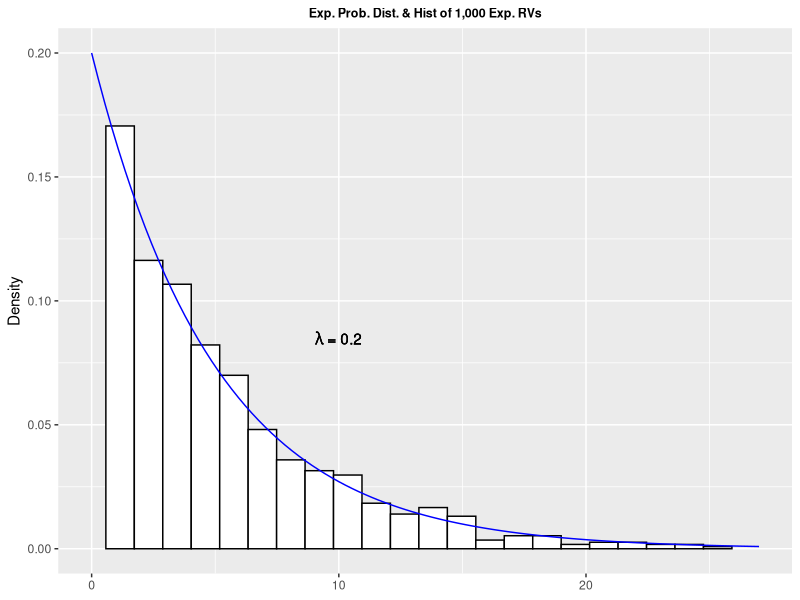
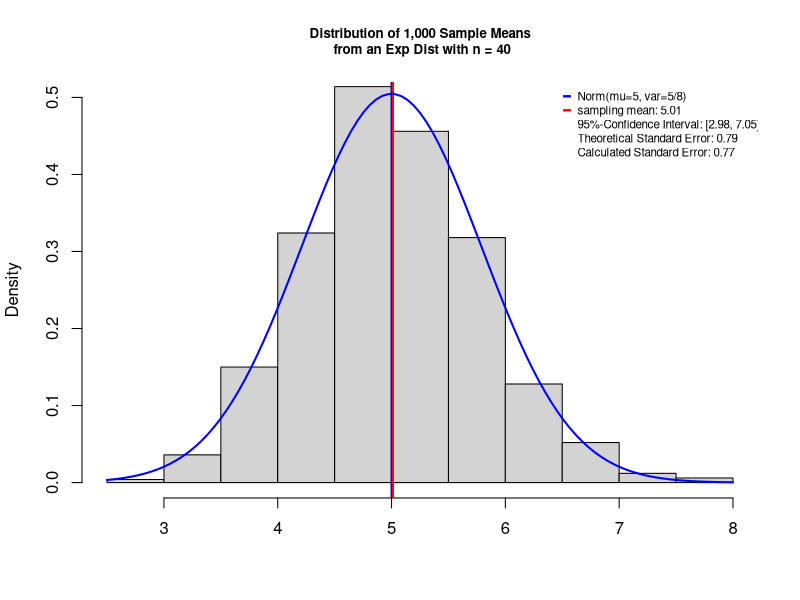
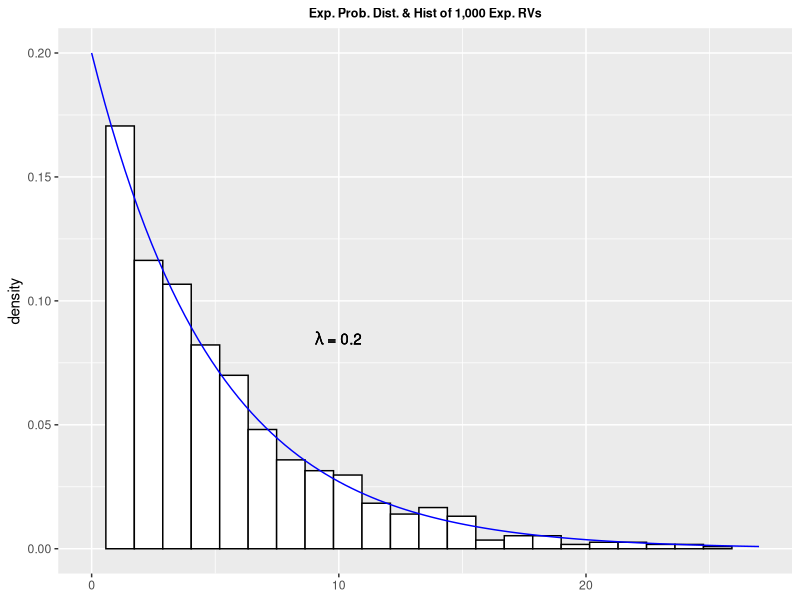
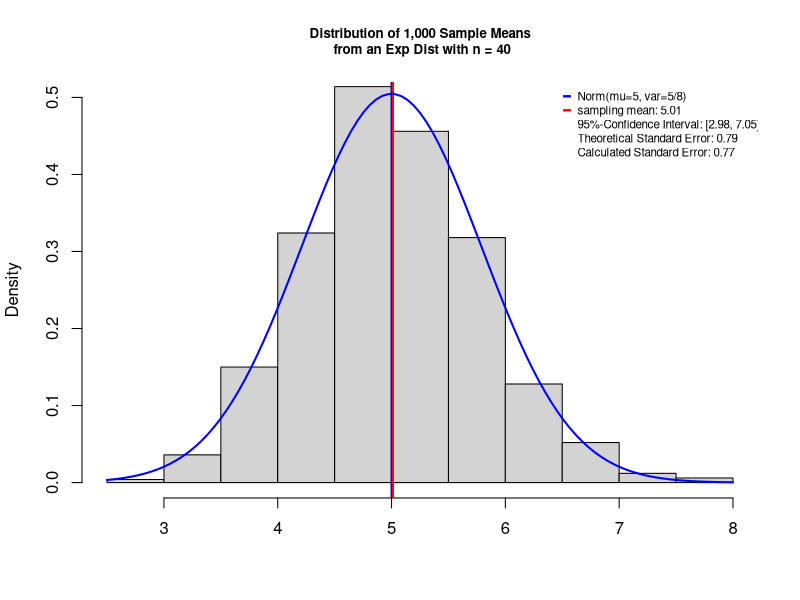

The R script that drew these images, in order:
## ---- chunk 1
knitr::opts_chunk$set(echo = TRUE)
## ---- chunk 2
library(ggplot2)

set.seed(1234)
## get value of the 99.5th percentile 
xmax <- qexp(0.999, rate=0.2)

## choose equally spaced x-values
xvals <- seq(0, xmax, length=1000)

# create a data frame with 1000 randomly
# generated exponential values to plot
# with the 
expdist <- data.frame(values=rexp(1000,rate=0.2))
g<-ggplot(expdist, aes(x=values)) + xlim(0,27)+
   geom_histogram(aes(y =..density..),
                  binwidth=xmax/30,
                  colour="black",
                  fill="white",
                  ) + 
  stat_function(fun = dexp, args = list(rate=0.2),colour="blue") +
  annotate(geom="text", x=10, y=0.085, 
           label=eval(lambda ~ "= 0.2"),
           color="black") +
  ggtitle("Exp. Prob. Dist. & Hist of 1,000 Exp. RVs") +
  labs(y="Density") +
  theme(plot.title = element_text(color='black',
                                   size=9,
                                   face="bold",
                                   hjust = 0.5),
        axis.title.x=element_blank())
                   
g


## ---- chunk 3

set.seed(123)
smu<-NULL
svar<-NULL
n=40
for (i in 1:1000){
  sample = rexp(n,rate = 0.2)
  cmu<-mean(sample)
  cvar<-var(sample)
  
  smu<-c(smu,cmu)
  svar<-c(svar,cvar)
}

hist(smu,prob=T, ylim=c(0,0.5),breaks=15,
     main = "Distribution of 1,000 Sample Means\n from an Exp Dist with n = 40",
     cex.main = .8,
     xlab = NULL)

samplingmu = mean(smu)
abline(v=5, col="blue",lwd=2)
abline(v = samplingmu, col="red",lwd=2)

curve(dnorm(x,mean=5, sd=5/sqrt(40)),col="blue", add=T,lwd=2)

conf.int<- samplingmu + c(-1,1)*qnorm(0.995)*5/sqrt(40)

legend("topright", 
  legend = c("Norm(mu=5, var=5/8)", 
             paste("sampling mean:",round(samplingmu,2)), 
             paste("95%-Confidence Interval: ",
                   "[",
                   round(conf.int[1],2),
                   ", ",
                   round(conf.int[2],2),"]"
                            ,sep=""),
             paste("Theoretical Standard Error: ",
                   round(5/sqrt(40),2),sep=""),
             paste("Calculated Standard Error: ",
                   round(sd(smu),2),sep="")),
  col = c("blue","red", "0","0","0"), 
  pch = "-", 
  bty = "n", 
  pt.cex = 2, 
  cex = .7, 
  text.col = "black", 
  horiz = F , 
  inset = c(-0.01, 0)
  )
## ---- chunk 4
library(ggplot2)

set.seed(1234)
## get value of the 99.5th percentile 
xmax <- qexp(0.999, rate=0.2)

## choose equally spaced x-values
xvals <- seq(0, xmax, length=1000)

# create a data frame with 1000 randomly
# generated exponential values to plot
# with the 
expdist <- data.frame(values=rexp(1000,rate=0.2))
g<-ggplot(expdist, aes(x=values)) + xlim(0,27)+
   geom_histogram(aes(y =..density..),
                  binwidth=xmax/30,
                  colour="black",
                  fill="white",
                  ) + 
  stat_function(fun = dexp, args = list(rate=0.2),colour="blue") +
  annotate(geom="text", x=10, y=0.085, 
           label=eval(lambda ~ "= 0.2"),
           color="black") +
  ggtitle("Exp. Prob. Dist. & Hist of 1,000 Exp. RVs") +
  theme(plot.title = element_text(color='black',
                                   size=9,
                                   face="bold",
                                   hjust = 0.5),
        axis.title.x=element_blank())
                   
g


## ---- chunk 5

set.seed(123)
smu<-NULL
svar<-NULL
n=40
for (i in 1:1000){
  sample = rexp(n,rate = 0.2)
  cmu<-mean(sample)
  cvar<-var(sample)
  
  smu<-c(smu,cmu)
  svar<-c(svar,cvar)
}
# plot the histogram with output density instead of count 
hist(smu,prob=T, ylim=c(0,0.5),breaks=15,
     main = "Distribution of 1,000 Sample Means\n from an Exp Dist with n = 40",
     cex.main = .8,
     xlab = NULL)

# calculate the mean of the sample means
samplingmu = mean(smu)
abline(v=5, col="blue",lwd=2)
abline(v = samplingmu, col="red",lwd=2)

curve(dnorm(x,mean=5, sd=5/sqrt(40)),col="blue", add=T,lwd=2)

conf.int<- samplingmu + c(-1,1)*qnorm(0.995)*5/sqrt(40)

legend("topright", 
  legend = c("Norm(mu=5, var=5/8)", 
             paste("sampling mean:",round(samplingmu,2)), 
             paste("95%-Confidence Interval: ",
                   "[",
                   round(conf.int[1],2),
                   ", ",
                   round(conf.int[2],2),"]"
                            ,sep=""),
             paste("Theoretical Standard Error: ",
                   round(5/sqrt(40),2),sep=""),
             paste("Calculated Standard Error: ",
                   round(sd(smu),2),sep="")),
  col = c("blue","red", "0","0","0"), 
  pch = "-", 
  bty = "n", 
  pt.cex = 2, 
  cex = .7, 
  text.col = "black", 
  horiz = F , 
  inset = c(-0.01, 0)
  )
